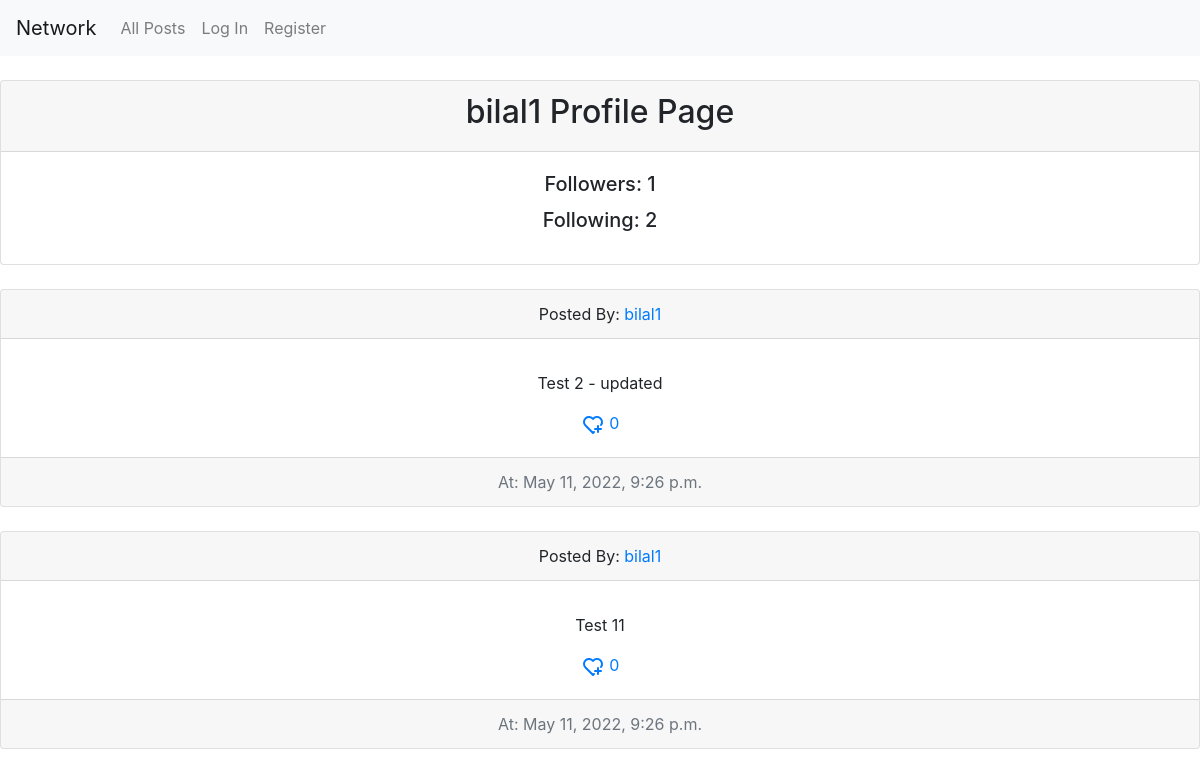
The page /profile/page/1 on the database as committed earlier.
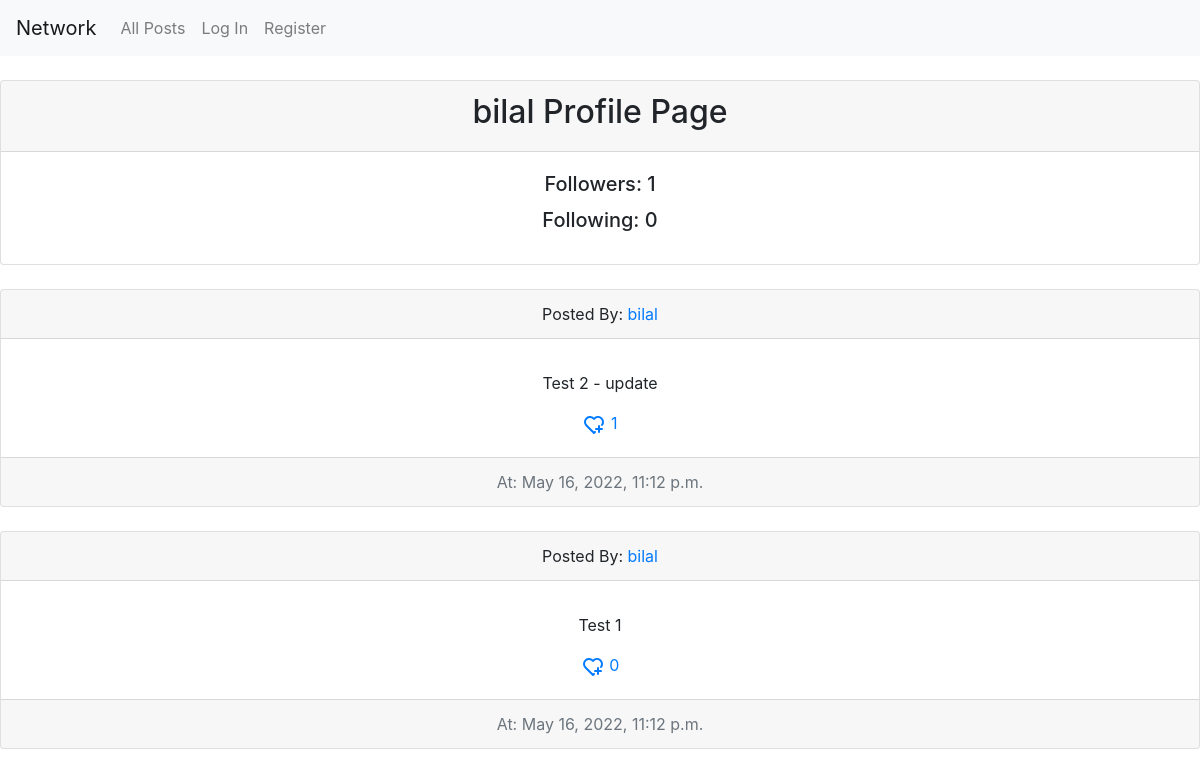
The same page on the database as committed later.
### network/models.py (models this page shows, shortened)
class User(AbstractUser):
    pass

class Post(models.Model):
    user = models.ForeignKey(User, on_delete=models.CASCADE)
    content = models.TextField()
    time_created = models.DateTimeField(default=datetime.now())
    likes_counter = models.IntegerField(default=0)

### network/views.py (the view)
# urls.py: path("profile/page/<int:user_id>", views.fetch_profile, name="fetch-profile"),
def fetch_profile(request, user_id):
    user_info = User.objects.get(pk=user_id)
    post_list = Post.objects.filter(user=user_info)
    user_list = User.objects.all()
    user = request.user
    follow = True
    followers_count = 0
    following_count = 0
    if user_info == request.user:
        follow = False
    text = 'Follow'
    for fuser in user_list:
        if UserFollowing.objects.filter(user=user_info, following=fuser):
            following_count += 1
        if UserFollowers.objects.filter(user=user_info, followers=fuser):
            followers_count += 1
    if request.user.is_authenticated:
        if UserFollowing.objects.filter(user=request.user, following=user_info).exists():
            text = 'Unfollow'
    else:
        follow = False
    return render(request, "network/user_profile.html", context={
        'post_list': post_list,
        'user_info': user_info,
        'follow': follow,
        'following_count': following_count,
        'followers_count': followers_count,
        'user': user,
        'text': text
    })

### network/templates/network/user_profile.html (shortened to what this page needs)
{% extends "network/layout.html" %}
{% block body %}
<br>
<div class="card text-center">
  <div class="card-header">
      <h2>{{user_info.username}} Profile Page</h2>
  </div>
  <div class="card-body">
    <h5>
    <p class="card-title">Followers: {{followers_count}}</p>
    <p class="card-title">Following: {{following_count}}</p></h5>
  </div>
</div>
{% for contact in post_list reversed %}
<br>
    <div class="card text-center">
        <div class="card-header">
           Posted By:
            <a href=" {% url 'fetch-profile' contact.user.id %}">
                {{contact.user}}
            </a>
        </div>
        <div class="card-body">
            <div id="container_{{contact.id}}">
            <p class="card-text" id="edit_link_{{contact.id}}_p">{{ contact.content }}</p>
                </div>
            <a href="" style="text-decoration: none" id="like_link_{{contact.id}}">
                <span id="like_icon{{contact.id}}">
                </span>
                <span id="span_like_counter_{{contact.id}}">
                    {{contact.likes_counter}}
                </span>
            </a>
        </div>
        <div class="card-footer text-muted" >
            At: {{ contact.time_created }}
        </div>
    </div>
{% endfor %}
<br>
{% endblock %}

Rows that differ between the two databases and show on the page:
removed Post: user "bilal1", content "Test 2 - updated", likes_counter "0", time_created "May 11, 2022, 9:26 p.m."
removed Post: user "bilal1", content "Test 11", likes_counter "0", time_created "May 11, 2022, 9:26 p.m."
changed User: username "bilal1" → "bilal"
added Post: user "bilal", content "Test 2 - update", likes_counter "1", time_created "May 16, 2022, 11:12 p.m."
added Post: user "bilal", content "Test 1", likes_counter "0", time_created "May 16, 2022, 11:12 p.m."
Other text that changed with them:
{{ following_count }}: "2" → "0"
